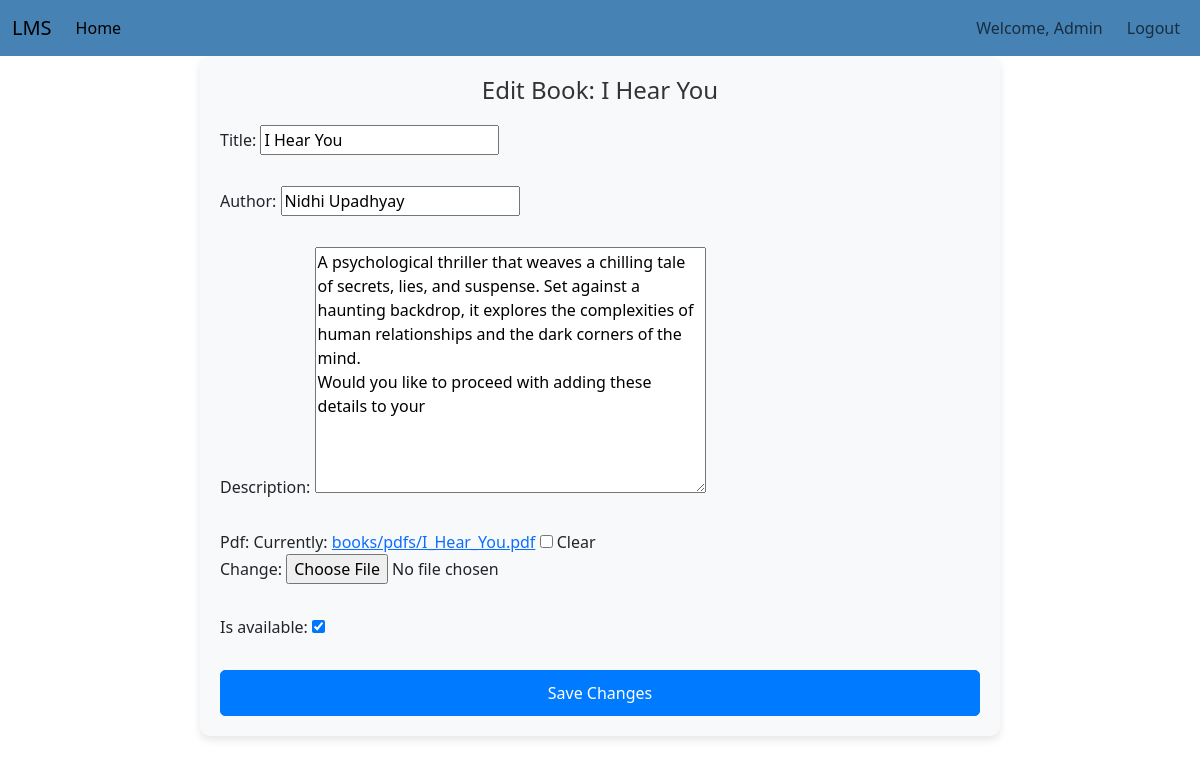
Page /adminapp/edit_book/5/ on the committed database.
### projectapp/models.py (models this page shows, shortened)
class Book(models.Model):
    title = models.CharField(max_length=200)
    author = models.CharField(max_length=100)
    pdf = models.FileField(upload_to='books/pdfs/', blank=True, null=True)
    image = models.ImageField(upload_to='books/images/', blank=True, null=True)
    is_available = models.BooleanField(default=True)
    description = models.TextField(blank=True, null=True)

### adminapp/views.py (the view)
# urls.py: path('edit_book/<int:book_id>/', views.edit_book, name='edit_book'),
def edit_book(request, book_id):
    book = get_object_or_404(Book, id=book_id)
    if request.method == 'POST':
        form = BookForm(request.POST, request.FILES, instance=book)
        if form.is_valid():
            form.save()  # Save the updated book
            return redirect('adminapp:catalog_management')  # Redirect back to catalog management page
    else:
        form = BookForm(instance=book)  # Pre-populate the form with the existing book data
    return render(request, 'adminapp/edit_book.html', {'form': form, 'book': book})

### adminapp/forms.py
class BookForm(forms.ModelForm):
    class Meta:
        model = Book
        fields = ['title', 'author', 'description', 'pdf', 'is_available']  # Specify the fields to be included

### templates/adminapp/edit_book.html (shortened to what this page needs)
{% extends 'navbar/AdminNavbar.html' %}
{% block body %}
<div class="container">
    <h2>Edit Book: {{ book.title }}</h2>
    <form method="POST" enctype="multipart/form-data">
        {{ form.as_p }}
        <button type="submit" class="btn btn-primary">Save Changes</button>
    </form>
</div>
{% endblock %}

### templates/adminapp/edit_book.html (style rules this page uses)
.container { max-width: 800px; margin: 0 auto; padding: 20px; background-color: #f8f9fa; border-radius: 10px; box-shadow: 0 4px 8px rgba(0, 0, 0, 0.1); }
h2 { text-align: center; margin-bottom: 20px; color: #333; font-size: 24px; }
form { display: flex; flex-direction: column; gap: 15px; }
.btn-primary { background-color: #007bff; border-color: #007bff; padding: 10px 20px; font-size: 16px; border-radius: 5px; cursor: pointer; text-align: center; }

### rows in the picture
Book: title "I Hear You", author "Nidhi Upadhyay", description "A psychological thriller that weaves a chilling tale of secrets, lies, and suspense. Set against a haunting backdrop, it explores the complexities of human relationships and the dark corners of the mind. Would you like to proceed with adding these details to your", is_available "☑"
